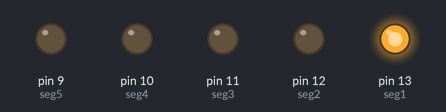
Recording of a program running on a simulated MicroPython board. Parts: output pins drawn as LEDs (lit = HIGH).

Above: at 0.04 s.
At 0.68 s:
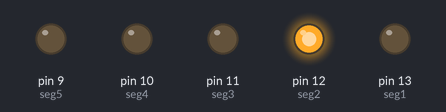
At 1.4 s:
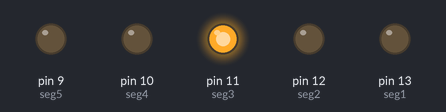
At 2.12 s:
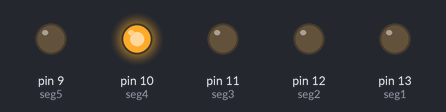
At 2.8 s:
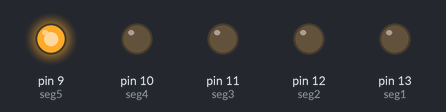
Timing chart, 0 to 3.1 s (numbered marks = the images above):
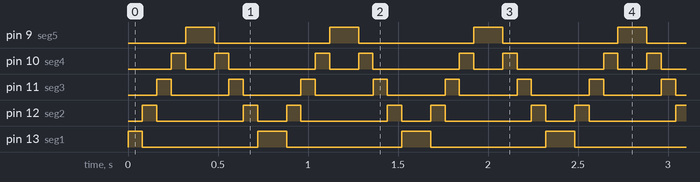

Measured:
- by itself, pin 9 (seg5): alternates HIGH for 0.16 s and LOW for 0.64 s
- by itself, pin 10 (seg4): repeats every 0.80 s: LOW 0.16 s, HIGH 0.08 s, LOW 0.48 s, HIGH 0.08 s
- by itself, pin 11 (seg3): alternates HIGH for 0.08 s and LOW for 0.32 s
- by itself, pin 12 (seg2): repeats every 0.80 s: LOW 0.48 s, HIGH 0.08 s, LOW 0.16 s, HIGH 0.08 s
- by itself, pin 13 (seg1): repeats every 0.80 s: LOW 0.64 s, HIGH 0.16 s

The program:

Day4c.py
```python
'''
Lighting up bar graph LED - Knightrider lights
'''

# Imports
from machine import Pin
import time

# Set up GPIOs 9-13
seg1 = Pin(13, Pin.OUT)
seg2 = Pin(12, Pin.OUT)
seg3 = Pin(11, Pin.OUT)
seg4 = Pin(10, Pin.OUT)
seg5 = Pin(9, Pin.OUT)

segments = [seg1, seg2, seg3, seg4, seg5]

# Knightrider! Turn them on left then right
while True:
    for segment in segments:
        segment.value(1)
        time.sleep(0.08)
        segment.value(0)

    for segment in reversed(segments):
        segment.value(1)
        time.sleep(0.08)
        segment.value(0)
```
